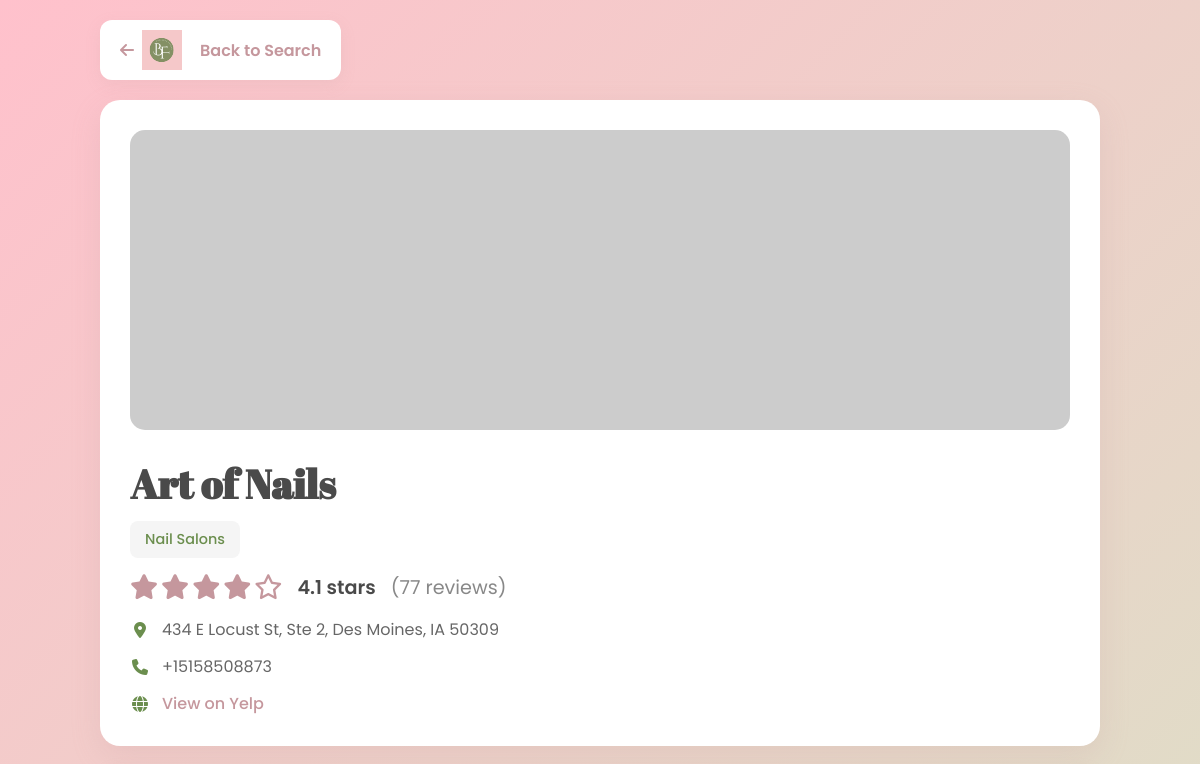
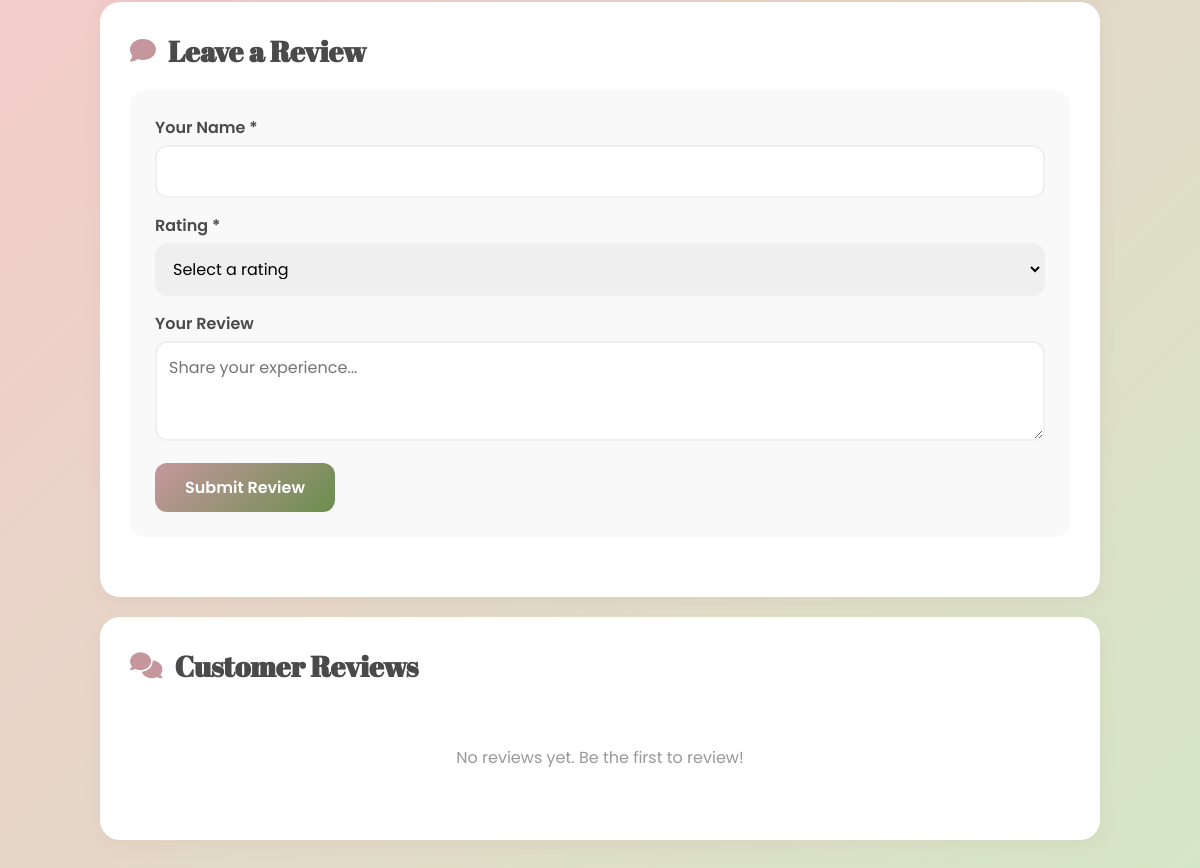
Before: /business/02xmhwzFDGGRNot96_IU-w with the older database file (2 pictures, top to bottom).
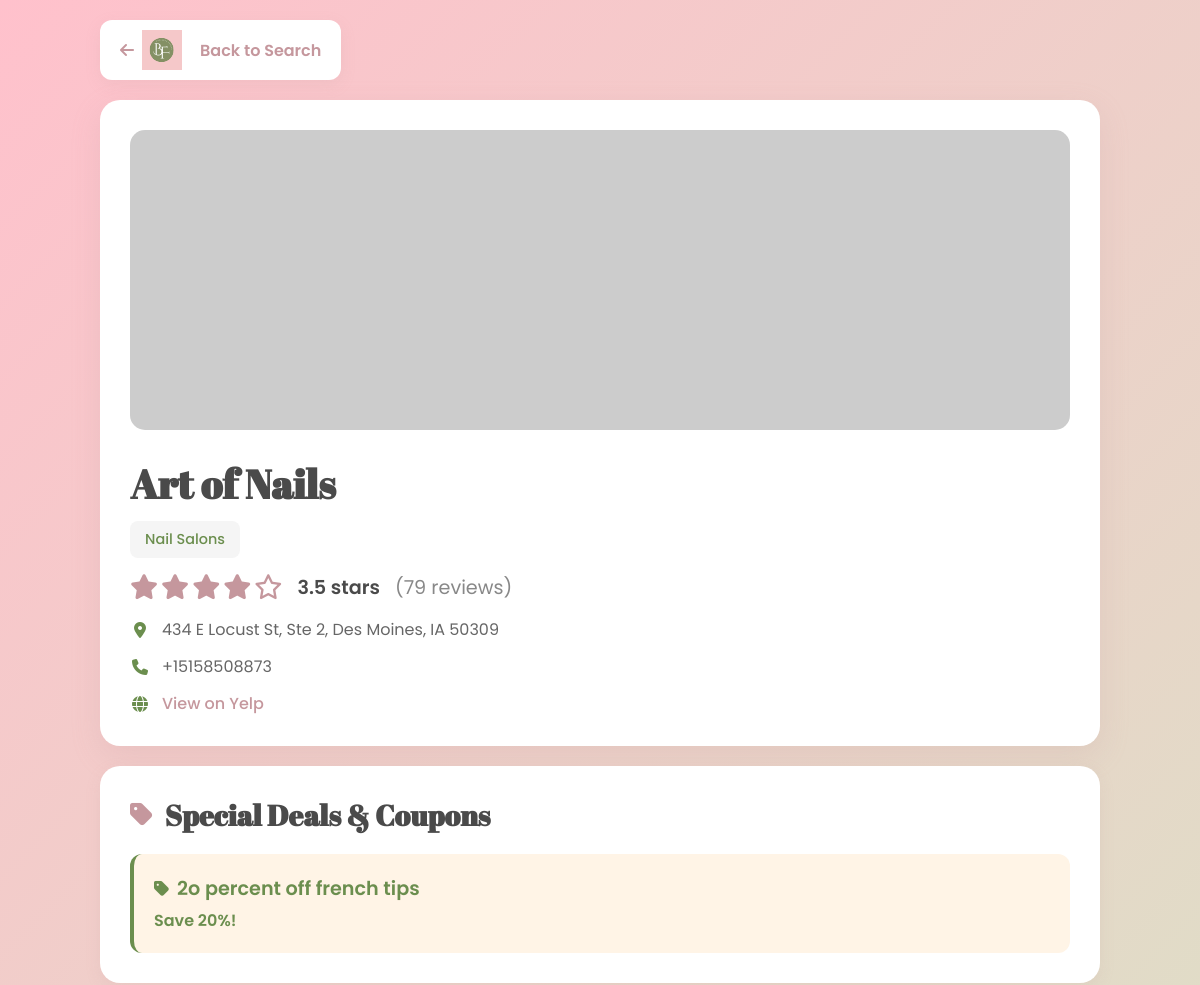
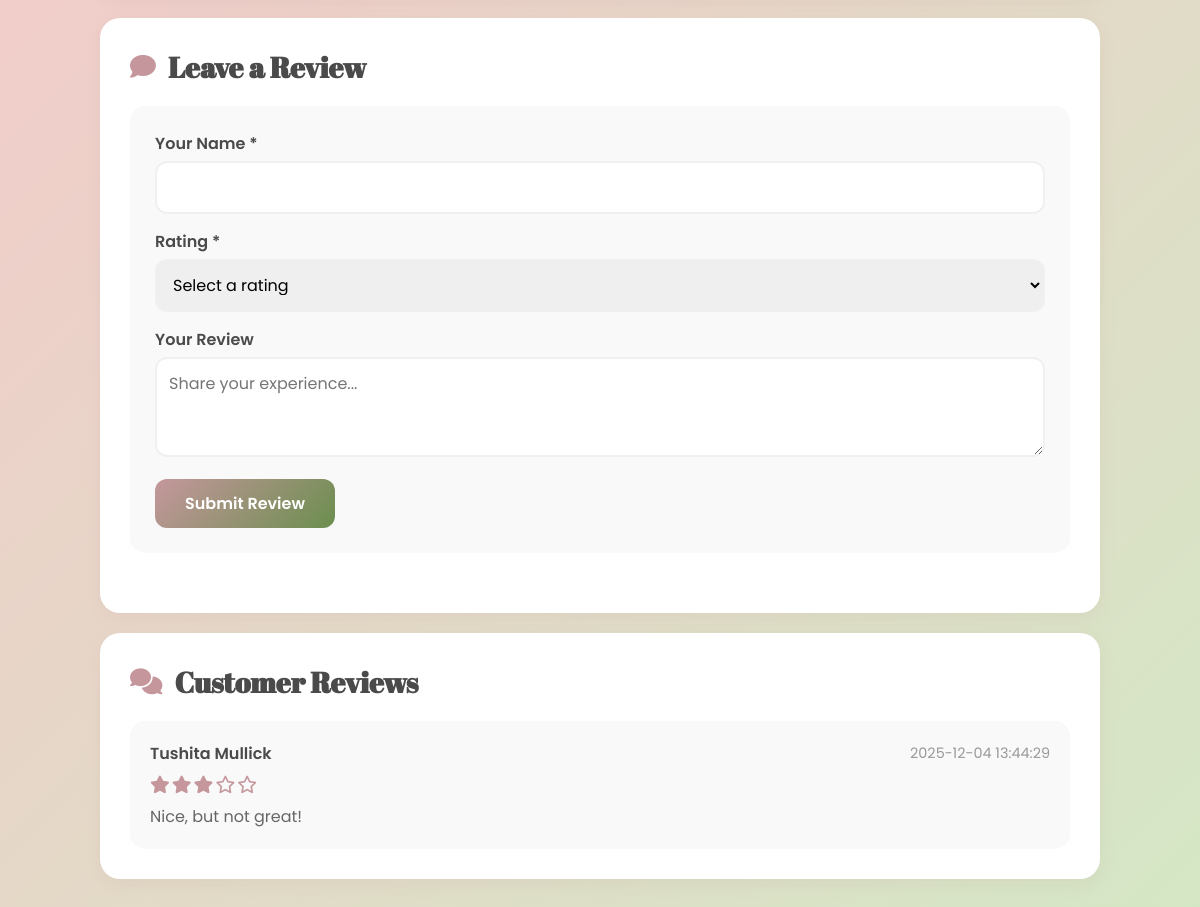
After: the same page with the newer database file (2 pictures, top to bottom).
### tables this page shows
CREATE TABLE businesses (
            id TEXT PRIMARY KEY,
            name TEXT NOT NULL,
            address TEXT,
            city TEXT,
            state TEXT,
            zip_code TEXT,
            category TEXT,
            yelp_rating REAL,
            yelp_review_count INTEGER,
            phone TEXT,
            image_url TEXT,
            yelp_url TEXT,
            created_at TIMESTAMP DEFAULT CURRENT_TIMESTAMP
        );

CREATE TABLE deals (
            id INTEGER PRIMARY KEY AUTOINCREMENT,
            business_id TEXT NOT NULL,
            title TEXT NOT NULL,
            description TEXT,
            discount_percent INTEGER,
            expiry_date DATE,
            created_at TIMESTAMP DEFAULT CURRENT_TIMESTAMP,
            FOREIGN KEY (business_id) REFERENCES businesses(id)
        );

CREATE TABLE user_reviews (
            id INTEGER PRIMARY KEY AUTOINCREMENT,
            business_id TEXT NOT NULL,
            rating INTEGER NOT NULL CHECK(rating >= 1 AND rating <= 5),
            review_text TEXT,
            reviewer_name TEXT NOT NULL,
            created_at TIMESTAMP DEFAULT CURRENT_TIMESTAMP,
            FOREIGN KEY (business_id) REFERENCES businesses(id)
        );

### app.py (the view)
@app.route('/business/<business_id>')
def business_detail(business_id):
    business_data = get_business_with_reviews(business_id)
    if not business_data:
        return "Business not found", 404
    return render_template('business_detail.html', data=business_data)

### app.py (called while the page is built)
def get_db_connection():
    conn = sqlite3.connect(DATABASE)
    conn.row_factory = sqlite3.Row  # Access columns by name
    return conn

### templates/business_detail.html (shortened to what this page needs)
<!DOCTYPE html>
<html lang="en">
<head>
    <link rel="stylesheet" href="https://cdnjs.cloudflare.com/ajax/libs/font-awesome/6.4.0/css/all.min.css">
</head>
<body>
    <div class="container">
        <a href="/" class="back-button">
            <i class="fa-solid fa-arrow-left"></i>
            <img src="/static/images/logo.svg" alt="Logo" class="page-logo">
            Back to Search
        </a>
        <div class="business-header">
            <img src="{{ data.business.image_url or 'https://via.placeholder.com/1000x300?text=No+Image' }}"
                 alt="{{ data.business.name }}"
                 class="business-image"
                 onerror="this.src='https://via.placeholder.com/1000x300?text=No+Image'">
            <h1 class="business-title">{{ data.business.name }}</h1>
            <span class="business-category">{{ data.business.category }}</span>
            <div class="rating-section">
                <span class="stars">
                    {% set rating = data.combined_rating | round | int %}
                    {% for i in range(rating) %}
                    <i class="fa-solid fa-star"></i>
                    {% endfor %}
                    {% for i in range(5 - rating) %}
                    <i class="fa-regular fa-star"></i>
                    {% endfor %}
                </span>
                <span class="rating-number">{{ data.combined_rating }} stars</span>
                <span class="review-count">({{ data.total_reviews }} reviews)</span>
            </div>
            <div class="info-grid">
                <div class="info-item">
                    <i class="fa-solid fa-location-dot"></i>
                    <span>{{ data.business.address }}</span>
                </div>
                {% if data.business.phone %}
                <div class="info-item">
                    <i class="fa-solid fa-phone"></i>
                    <span>{{ data.business.phone }}</span>
                </div>
                {% endif %}
                <div class="info-item">
                    <i class="fa-solid fa-globe"></i>
                    <a href="{{ data.business.yelp_url }}" target="_blank">View on Yelp</a>
                </div>
            </div>
        </div>
        {% if data.deals %}
        <div class="content-section">
            <h2 class="section-title">
                <i class="fa-solid fa-tag"></i>
                Special Deals & Coupons
            </h2>
            <div class="deals-grid">
                {% for deal in data.deals %}
                <div class="deal-card">
                    <div class="deal-title">
                        <i class="fa-solid fa-tag"></i>
                        {{ deal.title }}
                    </div>
                    {% if deal.discount_percent %}
                    <div class="deal-discount">
                        Save {{ deal.discount_percent }}%!
                    </div>
                    {% endif %}
                </div>
                {% endfor %}
            </div>
        </div>
        {% endif %}
        <div class="content-section">
            <h2 class="section-title">
                <i class="fa-solid fa-comment"></i>
                Leave a Review
            </h2>
            <form class="review-form" id="reviewForm">
                <div class="form-group">
                    <label for="reviewerName">Your Name *</label>
                    <input type="text" id="reviewerName" required>
                </div>
                <div class="form-group">
                    <label for="rating">Rating *</label>
                    <select id="rating" required>
                        <option value="">Select a rating</option>
                    </select>
                </div>
                <div class="form-group">
                    <label for="reviewText">Your Review</label>
                    <textarea id="reviewText" placeholder="Share your experience..."></textarea>
                </div>
                <button type="submit">Submit Review</button>
            </form>
        </div>
        <div class="content-section">
            <h2 class="section-title">
                <i class="fa-solid fa-comments"></i>
                Customer Reviews
            </h2>
            <div class="reviews-list" id="reviewsList">
                {% if data.reviews %}
                    {% for review in data.reviews %}
                    <div class="review-card">
                        <div class="review-header">
                            <span class="reviewer-name">{{ review.reviewer_name }}</span>
                            <span class="review-date">{{ review.created_at }}</span>
                        </div>
                        <div class="review-rating">
                            {% for i in range(review.rating) %}
                            <i class="fa-solid fa-star"></i>
                            {% endfor %}
                            {% for i in range(5 - review.rating) %}
                            <i class="fa-regular fa-star"></i>
                            {% endfor %}
                        </div>
                        {% if review.review_text %}
                        <div class="review-text">{{ review.review_text }}</div>
                        {% endif %}
                    </div>
                    {% endfor %}
                {% else %}
                    <div class="no-reviews">
                        <p>No reviews yet. Be the first to review!</p>
                    </div>
                {% endif %}
            </div>
        </div>
    </div>
</body>
</html>

### templates/business_detail.html (style rules this page uses)
* { margin: 0; padding: 0; box-sizing: border-box; }
body { font-family: 'Poppins', sans-serif; background: linear-gradient(135deg, #FFC1CC 0%, #D4E7C5 100%); min-height: 100vh; padding: 20px; }
.container { max-width: 1000px; margin: 0 auto; }
.back-button { display: inline-flex; align-items: center; gap: 8px; padding: 10px 20px; background: white; color: #C5979D; text-decoration: none; border-radius: 12px; margin-bottom: 20px; font-weight: 600; transition: transform 0.2s, box-shadow 0.2s; box-shadow: 0 5px 15px rgba(197, 151, 157, 0.15); }
.page-logo { width: 40px; height: 40px; margin-right: 10px; }
.business-header { background: white; padding: 30px; border-radius: 20px; margin-bottom: 20px; box-shadow: 0 10px 30px rgba(197, 151, 157, 0.2); }
.business-image { width: 100%; height: 300px; object-fit: cover; border-radius: 15px; margin-bottom: 20px; }
.business-title { font-family: 'Abril Fatface', cursive; font-size: 2.5em; margin-bottom: 10px; color: #4a4a4a; }
.business-category { display: inline-block; padding: 8px 15px; background: #f5f5f5; border-radius: 8px; font-size: 0.9em; color: #6B8E4E; font-weight: 500; margin-bottom: 15px; }
.rating-section { display: flex; align-items: center; gap: 15px; margin-bottom: 15px; font-size: 1.2em; }
.stars { color: #C5979D; font-size: 1.3em; display: flex; gap: 3px; }
.rating-number { font-weight: 600; color: #4a4a4a; }
.review-count { color: #888; }
.info-grid { display: grid; gap: 12px; margin-top: 15px; }
.info-item { display: flex; align-items: center; gap: 12px; color: #666; }
.info-item i { color: #6B8E4E; width: 20px; text-align: center; }
.info-item a { color: #C5979D; text-decoration: none; font-weight: 500; }
.content-section { background: white; padding: 30px; border-radius: 20px; margin-bottom: 20px; box-shadow: 0 5px 15px rgba(197, 151, 157, 0.15); }
.section-title { font-family: 'Abril Fatface', cursive; font-size: 1.8em; margin-bottom: 20px; color: #4a4a4a; display: flex; align-items: center; gap: 12px; }
.section-title i { color: #C5979D; font-size: 0.9em; }
.deals-grid { display: grid; gap: 15px; }
.deal-card { padding: 20px; background: #fff4e6; border-left: 4px solid #6B8E4E; border-radius: 12px; }
.deal-title { font-size: 1.2em; font-weight: 600; color: #6B8E4E; margin-bottom: 5px; display: flex; align-items: center; gap: 8px; }
.deal-title i { font-size: 0.9em; }
.deal-discount { color: #6B8E4E; font-weight: 600; margin-top: 5px; }
.review-form { background: #f9f9f9; padding: 25px; border-radius: 15px; margin-bottom: 30px; }
.form-group { margin-bottom: 15px; }
label { display: block; font-weight: 600; margin-bottom: 5px; color: #4a4a4a; }
input, textarea, select { width: 100%; padding: 12px; border: 2px solid #f0f0f0; border-radius: 12px; font-size: 16px; font-family: 'Poppins', sans-serif; }
textarea { resize: vertical; min-height: 100px; }
button { padding: 12px 30px; background: linear-gradient(135deg, #C5979D 0%, #6B8E4E 100%); color: white; border: none; border-radius: 12px; font-size: 16px; font-weight: 600; font-family: 'Poppins', sans-serif; cursor: pointer; transition: transform 0.2s, box-shadow 0.2s; }
.reviews-list { display: grid; gap: 20px; }
.review-card { padding: 20px; background: #f9f9f9; border-radius: 15px; }
.review-header { display: flex; justify-content: space-between; align-items: center; margin-bottom: 10px; }
.reviewer-name { font-weight: 600; color: #4a4a4a; }
.review-date { color: #999; font-size: 0.9em; }
.review-rating { color: #C5979D; font-size: 1.1em; margin-bottom: 10px; display: flex; gap: 2px; }
.review-text { color: #666; line-height: 1.6; }

Changed rows visible on the page:
added deals: title "2o percent off french tips", discount_percent "20"
added user_reviews: reviewer_name "Tushita Mullick", created_at "2025-12-04 13:44:29", rating 3 (drawn), review_text "Nice, but not great!"
Other visible differences:
{{ data.combined_rating }}: "4.1" → "3.5"
{{ data.total_reviews }}: "77" → "79"
text no longer shown: "No reviews yet. Be the first to review!"
text now shown: "Special Deals & Coupons"
